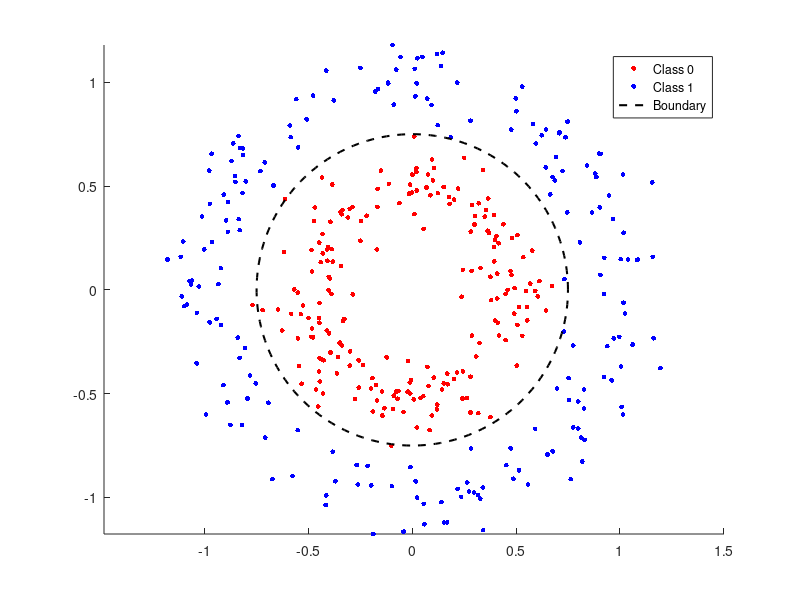

The MATLAB source for this figure: (Note: this script raises an error after producing the figure.)
%% Two concentric rings

% Two concentric rings with a 2-8-8-1 network
M = 400;
t = 2*pi*rand(1, M);                      % angle
c = rand(1, M) > 0.5;                     % class: 0 inner ring, 1 outer ring
r = 0.5 + 0.5*c + 0.1*randn(1, M);        % noisy radius
X = [r .* cos(t); r .* sin(t)];
Y = double(c);

% Plot the training set
figure
scatter(X(1,Y==0), X(2,Y==0), 12, 'r', 'filled');
hold on
scatter(X(1,Y==1), X(2,Y==1), 12, 'b', 'filled');
th = linspace(0, 2*pi, 200);
plot(0.75*cos(th), 0.75*sin(th), 'k--', 'LineWidth', 1.5);
axis equal;
hold off
legend('Class 0', 'Class 1', 'Boundary')

% Three runs with different learning rates
alpha1=0.5;
Nepochs=1000;
[W, b, loss1] = Backpropagation(X, Y, [2 8 8 1], 32, Nepochs, alpha1);
fprintf('Rings, accuracy: %.3f  (alpha=%f)\n', mean(round(predict(W, b, X)) == Y), alpha1);

alpha2=1;
[W, b, loss2] = Backpropagation(X, Y, [2 8 8 1], 32, Nepochs, alpha2);
fprintf('Rings, accuracy: %.3f  (alpha=%f)\n', mean(round(predict(W, b, X)) == Y), alpha2);

alpha3=2;
[W, b, loss3] = Backpropagation(X, Y, [2 8 8 1], 32, Nepochs, alpha3);
fprintf('Rings, accuracy: %.3f  (alpha=%f)\n', mean(round(predict(W, b, X)) == Y), alpha3);

% Plot the loss curves
figure; 
plot(loss1)
hold on
plot(loss2)
plot(loss3)
xlabel('Epoch'); 
ylabel('Loss'); 
title('Rings');
hold off
legend(sprintf('\\alpha = %g', alpha1), sprintf('\\alpha = %g', alpha2),sprintf('\\alpha = %g', alpha3));

%% MNIST

% MNIST handwritten digits with a 784-30-10 network
files = {'mnist/train-images-idx3-ubyte', 'mnist/train-labels-idx1-ubyte', ...
            'mnist/t10k-images-idx3-ubyte', 'mnist/t10k-labels-idx1-ubyte'};
[X, labels] = read_mnist(files{1}, files{2});    % 60000 images
[Xtest, Ytest] = read_mnist(files{3}, files{4});    % 10000 images
Y = double((0:9)' == labels);           % one-hot encoding (10 x M)

% Three runs with different learning rates
alpha1 = 0.5;
Nepochs = 100;
batch_size = 10;
[W, b, loss1] = Backpropagation(X, Y, [784 30 10], batch_size, Nepochs, alpha1);
[~, pred1] = max(predict(W, b, Xtest));   % the class is the largest output
fprintf('MNIST, test accuracy: %.4f\n', mean(pred1 - 1 == Ytest));

alpha2 = 1;
Nepochs = 100;
batch_size = 10;
[W, b, loss2] = Backpropagation(X, Y, [784 30 10], batch_size, Nepochs, alpha2);
[~, pred2] = max(predict(W, b, Xtest));   % the class is the largest output
fprintf('MNIST, test accuracy: %.4f\n', mean(pred2 - 1 == Ytest));

alpha3 = 3;
Nepochs = 100;
batch_size = 10;
[W, b, loss3] = Backpropagation(X, Y, [784 30 10], batch_size, Nepochs, alpha3);
[~, pred3] = max(predict(W, b, Xtest));   % the class is the largest output
fprintf('MNIST, test accuracy: %.4f\n', mean(pred3 - 1 == Ytest));


% Plot the loss curves
figure; 
plot(loss1)
hold on
plot(loss2)
plot(loss3)
xlabel('Epoch'); 
ylabel('Loss'); 
title('MNIST');
hold off
legend(sprintf('\\alpha = %g', alpha1), sprintf('\\alpha = %g', alpha2),sprintf('\\alpha = %g', alpha3));


% Split the test images into correctly and wrongly classified
correct = (pred1 - 1) == Ytest;
wrong = (pred1 - 1) ~= Ytest;
disp("correct: " + sum(correct))
disp("wrong: "   + sum(wrong))

Xcorrect = Xtest(:,correct);
Xwrong = Xtest(:,wrong);
Ycorrect = Ytest(correct);
Ywrong = Ytest(wrong);

pred_correct = pred1(correct);
pred_wrong = pred1(wrong);


% Show N correctly classified images 
N=10;
figure
for i = 1:N
    ax = subplot(2, N, i);
    imshow(reshape(Xcorrect(:,i),28,28)');
    ax = subplot(2, N, N + i);
    axis off
    text(0.5,0.5, string(pred_correct(i)-1), 'HorizontalAlignment','center','FontSize',12)
end


% Show N misclassified images, with the predicted class and, below it,
% the true class
N=10;
figure
for i = 1:N
    ax = subplot(2, N, i);
    imshow(reshape(Xwrong(:,i),28,28)');
    ax = subplot(2, N, N + i);
    axis off
    text(0.5,0.5, string(pred_wrong(i)-1), 'HorizontalAlignment','center','FontSize',12)
    text(0.5,0, string(Ywrong(i)), 'HorizontalAlignment','center','FontSize',12)
end
